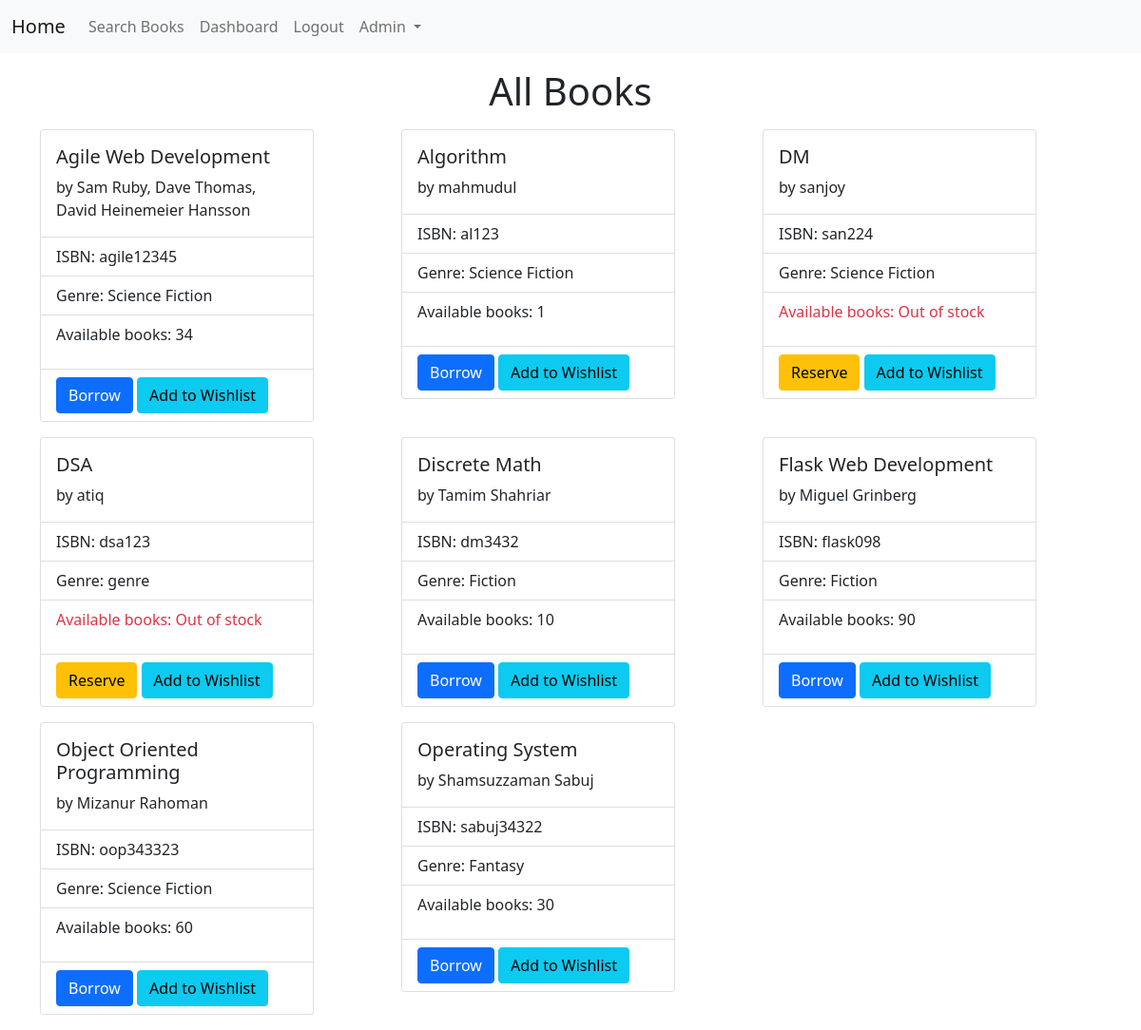
The app's page / (signed in) with its own data.
### library/models.py (models this page shows, shortened)
class Book(models.Model):
    GENRE_CHOICES = [
        ('Fiction', 'Fiction'),
        ('Non-Fiction', 'Non-Fiction'),
        ('Science Fiction', 'Science Fiction'),
        ('Fantasy', 'Fantasy'),
        ('Mystery', 'Mystery'),
        ('Thriller', 'Thriller'),
        ('Romance', 'Romance'),
        ('Westerns', 'Westerns'),
    ]
    title = models.CharField(max_length=200)
    author = models.CharField(max_length=100)
    isbn = models.CharField(max_length=13, unique=True)
    publication_date = models.DateField()
    genre = models.CharField(max_length=20, choices=GENRE_CHOICES)
    no_of_books_available = models.PositiveIntegerField(default=0)
    class Meta:
        ordering = ['title']

### library/views/views.py (the view)
# urls.py: path('', views.home, name='home'),
def home(request):
    books = Book.objects.all()
    return render(request, 'home.html',{'books': books})

### library/templates/home.html (shortened to what this page needs)
<!doctype html>
<html lang="en">
    <head>
        <link
            href="https://cdn.jsdelivr.net/npm/bootstrap@5.0.2/dist/css/bootstrap.min.css"
            rel="stylesheet">
    </head>
    <body>
        <nav class="navbar navbar-expand-lg navbar-light bg-light">
            <div class="container-fluid">
                <a class="navbar-brand" href="{% url 'home' %}">Home</a>
                <div class="collapse navbar-collapse" id="navbarNavAltMarkup">
                    <div class="navbar-nav">
                        <a class="nav-link" href="{% url 'book_search' %}">Search
                            Books</a>
                        {% if user.is_authenticated %}
                        <a class="nav-link" href="{% url 'user_dashboard' %}">Dashboard</a>
                        <a class="nav-link" href="{% url 'user_logout' %}">Logout</a>
                        {% else %}
                        <a class="nav-link active" aria-current="page"
                            href="{% url 'user_registration' %}">Registration</a>
                        <a class="nav-link" href="{% url 'user_login' %}">Login</a>
                        {% endif %}
                        {% if user.is_staff %}
                        <li class="nav-item dropdown">
                            <a class="nav-link dropdown-toggle" href="#"
                                id="navbarDropdownMenuLink" role="button"
                                data-bs-toggle="dropdown" aria-expanded="false">
                                Admin
                            </a>
                        </li>
                        {% endif %}
                    </div>
                </div>
            </div>
        </nav>
        {% block content %}
        <h1 class="text-center mt-3">All Books</h1>
        <div class="container mt-3">
            <div class="row row-cols-3">
                {% for book in books %}
                <div class="col mb-3">
                    <div class="card" style="width: 18rem;">
                        <div class="card-body">
                            <h5 class="card-title">{{ book.title }}</h5>
                            <p class="card-text">by {{ book.author }}</p>
                        </div>
                        <ul class="list-group list-group-flush">
                            <li class="list-group-item"> ISBN: {{ book.isbn }}</li>
                            <li class="list-group-item"> Genre: {{ book.genre }}
                            </li>
                            <li class="list-group-item">
                                {% if book.no_of_books_available == 0 %}
                                <p class="text-danger">Available books: Out of
                                    stock</p>
                                {% else %}
                                <p>
                                    Available books: {{ book.no_of_books_available }}
                                </p>
                                {% endif %}
                            </li>
                            {%if user.is_authenticated%}
                            <li class="list-group-item">
                                {% if book.no_of_books_available == 0 %}
                                <a class="btn btn-warning"
                                    href="{% url 'book_reservation' book.id %}">Reserve</a>
                                {% else %}
                                <a class="btn btn-primary"
                                    href="{% url 'borrow_book' book.id %}">Borrow</a>
                                {% endif %}
                                <a class="btn btn-info"
                                    href="{% url 'add_to_wishlist' book.id %}">Add
                                    to
                                    Wishlist</a>
                            </li>
                            {%endif%}
                        </ul>
                    </div>
                </div>
                {% endfor %}
            </div>
        </div>
        {% endblock content %}
    </body>
</html>

### records on screen
Book: title "Agile Web Development", author "Sam Ruby, Dave Thomas, David Heinemeier Hansson", isbn "agile12345", genre "Science Fiction", no_of_books_available "34", shows "Borrow"
Book: title "Algorithm", author "mahmudul", isbn "al123", genre "Science Fiction", no_of_books_available "1", shows "Borrow"
Book: title "DM", author "sanjoy", isbn "san224", genre "Science Fiction", no_of_books_available "Available books: Out of stock"
Book: title "DSA", author "atiq", isbn "dsa123", genre "genre", no_of_books_available "Available books: Out of stock"
Book: title "Discrete Math", author "Tamim Shahriar", isbn "dm3432", genre "Fiction", no_of_books_available "10", shows "Borrow"
Book: title "Flask Web Development", author "Miguel Grinberg", isbn "flask098", genre "Fiction", no_of_books_available "90", shows "Borrow"
Book: title "Object Oriented Programming", author "Mizanur Rahoman", isbn "oop343323", genre "Science Fiction", no_of_books_available "60", shows "Borrow"
Book: title "Operating System", author "Shamsuzzaman Sabuj", isbn "sabuj34322", genre "Fantasy", no_of_books_available "30", shows "Borrow"
